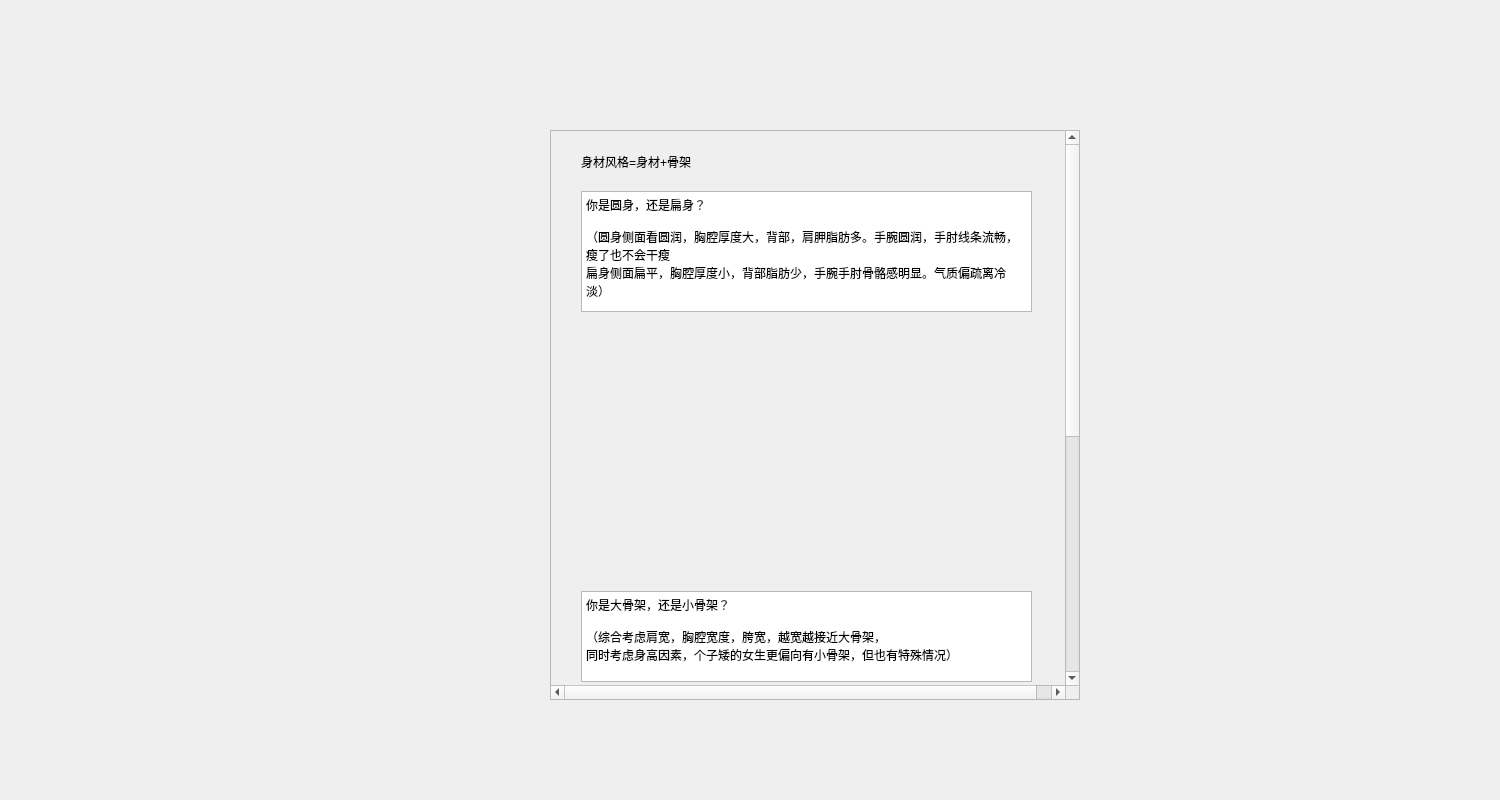
<?xml version="1.0" encoding="UTF-8"?>
<ui version="4.0">
 <class>warmbone</class>
 <widget class="QWidget" name="warmbone">
  <property name="geometry">
   <rect>
    <x>0</x>
    <y>0</y>
    <width>1500</width>
    <height>800</height>
   </rect>
  </property>
  <property name="minimumSize">
   <size>
    <width>800</width>
    <height>600</height>
   </size>
  </property>
  <property name="maximumSize">
   <size>
    <width>1500</width>
    <height>800</height>
   </size>
  </property>
  <property name="windowTitle">
   <string>Form</string>
  </property>
  <widget class="QScrollArea" name="scrollArea">
   <property name="geometry">
    <rect>
     <x>550</x>
     <y>130</y>
     <width>530</width>
     <height>570</height>
    </rect>
   </property>
   <property name="minimumSize">
    <size>
     <width>530</width>
     <height>570</height>
    </size>
   </property>
   <property name="verticalScrollBarPolicy">
    <enum>Qt::ScrollBarAlwaysOn</enum>
   </property>
   <property name="horizontalScrollBarPolicy">
    <enum>Qt::ScrollBarAlwaysOn</enum>
   </property>
   <property name="widgetResizable">
    <bool>false</bool>
   </property>
   <widget class="QWidget" name="scrollAreaWidgetContents">
    <property name="geometry">
     <rect>
      <x>0</x>
      <y>0</y>
      <width>530</width>
      <height>1000</height>
     </rect>
    </property>
    <property name="minimumSize">
     <size>
      <width>500</width>
      <height>1000</height>
     </size>
    </property>
    <property name="toolTipDuration">
     <number>14</number>
    </property>
    <widget class="QLabel" name="label">
     <property name="geometry">
      <rect>
       <x>30</x>
       <y>20</y>
       <width>141</width>
       <height>21</height>
      </rect>
     </property>
     <property name="text">
      <string>身材风格=身材+骨架</string>
     </property>
    </widget>
    <widget class="QTextBrowser" name="textBrowser">
     <property name="geometry">
      <rect>
       <x>30</x>
       <y>60</y>
       <width>451</width>
       <height>121</height>
      </rect>
     </property>
     <property name="html">
      <string>&lt;!DOCTYPE HTML PUBLIC &quot;-//W3C//DTD HTML 4.0//EN&quot; &quot;http://www.w3.org/TR/REC-html40/strict.dtd&quot;&gt;
&lt;html&gt;&lt;head&gt;&lt;meta name=&quot;qrichtext&quot; content=&quot;1&quot; /&gt;&lt;style type=&quot;text/css&quot;&gt;
p, li { white-space: pre-wrap; }
&lt;/style&gt;&lt;/head&gt;&lt;body style=&quot; font-family:'SimSun'; font-size:9pt; font-weight:400; font-style:normal;&quot;&gt;
&lt;p style=&quot; margin-top:0px; margin-bottom:0px; margin-left:0px; margin-right:0px; -qt-block-indent:0; text-indent:0px;&quot;&gt;你是圆身，还是扁身？&lt;/p&gt;
&lt;p style=&quot;-qt-paragraph-type:empty; margin-top:0px; margin-bottom:0px; margin-left:0px; margin-right:0px; -qt-block-indent:0; text-indent:0px;&quot;&gt;&lt;br /&gt;&lt;/p&gt;
&lt;p style=&quot; margin-top:0px; margin-bottom:0px; margin-left:0px; margin-right:0px; -qt-block-indent:0; text-indent:0px;&quot;&gt;（圆身侧面看圆润，胸腔厚度大，背部，肩胛脂肪多。手腕圆润，手肘线条流畅，瘦了也不会干瘦&lt;/p&gt;
&lt;p style=&quot; margin-top:0px; margin-bottom:0px; margin-left:0px; margin-right:0px; -qt-block-indent:0; text-indent:0px;&quot;&gt;扁身侧面扁平，胸腔厚度小，背部脂肪少，手腕手肘骨骼感明显。气质偏疏离冷淡）&lt;/p&gt;&lt;/body&gt;&lt;/html&gt;</string>
     </property>
    </widget>
    <widget class="QLabel" name="label_2">
     <property name="geometry">
      <rect>
       <x>30</x>
       <y>200</y>
       <width>201</width>
       <height>241</height>
      </rect>
     </property>
     <property name="text">
      <string/>
     </property>
    </widget>
    <widget class="QTextBrowser" name="textBrowser_2">
     <property name="geometry">
      <rect>
       <x>30</x>
       <y>460</y>
       <width>451</width>
       <height>91</height>
      </rect>
     </property>
     <property name="html">
      <string>&lt;!DOCTYPE HTML PUBLIC &quot;-//W3C//DTD HTML 4.0//EN&quot; &quot;http://www.w3.org/TR/REC-html40/strict.dtd&quot;&gt;
&lt;html&gt;&lt;head&gt;&lt;meta name=&quot;qrichtext&quot; content=&quot;1&quot; /&gt;&lt;style type=&quot;text/css&quot;&gt;
p, li { white-space: pre-wrap; }
&lt;/style&gt;&lt;/head&gt;&lt;body style=&quot; font-family:'SimSun'; font-size:9pt; font-weight:400; font-style:normal;&quot;&gt;
&lt;p style=&quot; margin-top:0px; margin-bottom:0px; margin-left:0px; margin-right:0px; -qt-block-indent:0; text-indent:0px;&quot;&gt;你是大骨架，还是小骨架？&lt;/p&gt;
&lt;p style=&quot;-qt-paragraph-type:empty; margin-top:0px; margin-bottom:0px; margin-left:0px; margin-right:0px; -qt-block-indent:0; text-indent:0px;&quot;&gt;&lt;br /&gt;&lt;/p&gt;
&lt;p style=&quot; margin-top:0px; margin-bottom:0px; margin-left:0px; margin-right:0px; -qt-block-indent:0; text-indent:0px;&quot;&gt;（综合考虑肩宽，胸腔宽度，胯宽，越宽越接近大骨架，&lt;/p&gt;
&lt;p style=&quot; margin-top:0px; margin-bottom:0px; margin-left:0px; margin-right:0px; -qt-block-indent:0; text-indent:0px;&quot;&gt;同时考虑身高因素，个子矮的女生更偏向有小骨架，但也有特殊情况）&lt;/p&gt;&lt;/body&gt;&lt;/html&gt;</string>
     </property>
    </widget>
    <widget class="QLabel" name="label_4">
     <property name="geometry">
      <rect>
       <x>30</x>
       <y>560</y>
       <width>201</width>
       <height>251</height>
      </rect>
     </property>
     <property name="text">
      <string/>
     </property>
    </widget>
    <widget class="QLabel" name="label_5">
     <property name="geometry">
      <rect>
       <x>270</x>
       <y>560</y>
       <width>211</width>
       <height>251</height>
      </rect>
     </property>
     <property name="text">
      <string/>
     </property>
    </widget>
    <widget class="QLabel" name="label_3">
     <property name="geometry">
      <rect>
       <x>270</x>
       <y>200</y>
       <width>201</width>
       <height>241</height>
      </rect>
     </property>
     <property name="text">
      <string/>
     </property>
    </widget>
    <widget class="QTextBrowser" name="textBrowser_3">
     <property name="geometry">
      <rect>
       <x>30</x>
       <y>830</y>
       <width>451</width>
       <height>31</height>
      </rect>
     </property>
     <property name="html">
      <string>&lt;!DOCTYPE HTML PUBLIC &quot;-//W3C//DTD HTML 4.0//EN&quot; &quot;http://www.w3.org/TR/REC-html40/strict.dtd&quot;&gt;
&lt;html&gt;&lt;head&gt;&lt;meta name=&quot;qrichtext&quot; content=&quot;1&quot; /&gt;&lt;style type=&quot;text/css&quot;&gt;
p, li { white-space: pre-wrap; }
&lt;/style&gt;&lt;/head&gt;&lt;body style=&quot; font-family:'SimSun'; font-size:9pt; font-weight:400; font-style:normal;&quot;&gt;
&lt;p style=&quot; margin-top:0px; margin-bottom:0px; margin-left:0px; margin-right:0px; -qt-block-indent:0; text-indent:0px;&quot;&gt;综合考虑你的身材类型与骨骼类型，选择你的身材风格是？&lt;/p&gt;&lt;/body&gt;&lt;/html&gt;</string>
     </property>
    </widget>
    <widget class="QRadioButton" name="radioButton">
     <property name="geometry">
      <rect>
       <x>30</x>
       <y>900</y>
       <width>115</width>
       <height>19</height>
      </rect>
     </property>
     <property name="text">
      <string>大骨架圆身材</string>
     </property>
    </widget>
    <widget class="QRadioButton" name="radioButton_2">
     <property name="geometry">
      <rect>
       <x>250</x>
       <y>900</y>
       <width>161</width>
       <height>20</height>
      </rect>
     </property>
     <property name="text">
      <string>小/中等骨架圆身材</string>
     </property>
    </widget>
    <widget class="QRadioButton" name="radioButton_3">
     <property name="geometry">
      <rect>
       <x>30</x>
       <y>940</y>
       <width>115</width>
       <height>19</height>
      </rect>
     </property>
     <property name="text">
      <string>大骨架扁身材</string>
     </property>
    </widget>
    <widget class="QRadioButton" name="radioButton_4">
     <property name="geometry">
      <rect>
       <x>250</x>
       <y>940</y>
       <width>161</width>
       <height>20</height>
      </rect>
     </property>
     <property name="text">
      <string>小/中等骨架扁身材</string>
     </property>
    </widget>
   </widget>
  </widget>
 </widget>
 <resources/>
 <connections/>
</ui>
